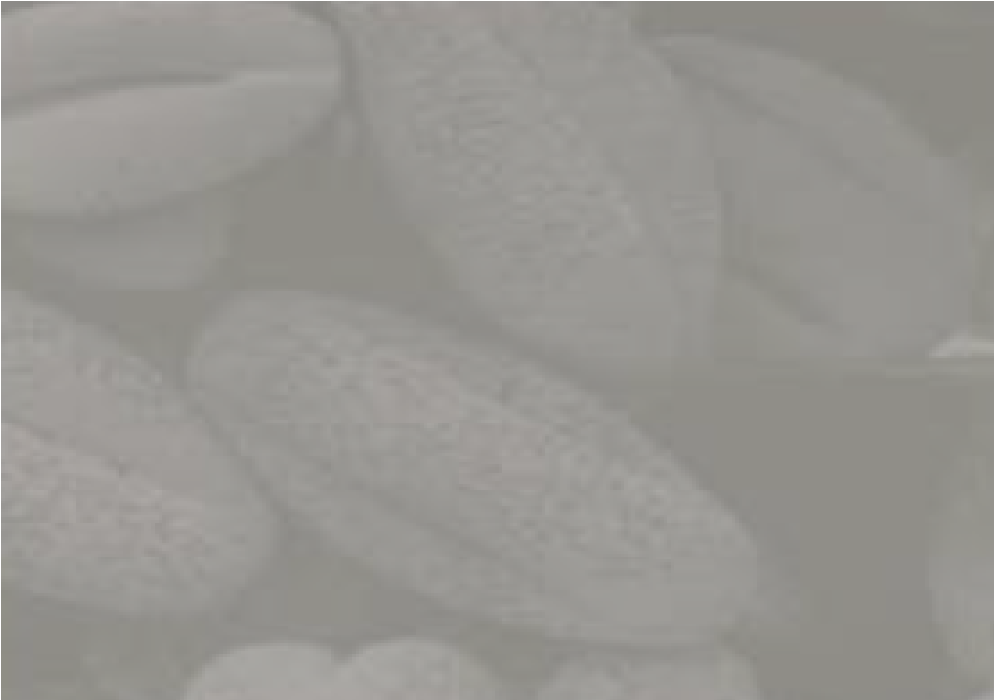
#> input picture rice.png, 994 x 700 px, found by its file name
$ jupyter execute Gamma_Correction.ipynb
#> lines starting #> are read from the running program, lines starting #| are printed output that depends on the picture
[cell 1]
import cv2
import numpy as np
import matplotlib.pyplot as plt

[cell 2]
address = 'E:\\University Semester\\8\\Foundation of Computer Vision\\Homeworks\\HW3 - Gamma Correction\\rice.png'

[cell 3]
gray_image = cv2.imread(address, cv2.IMREAD_GRAYSCALE)
#> gray_image: shape (700, 994); min 134, max 255, mean 149.5
gray_image.shape
#> Out = (700, 994)

[cell 4]
plt.figure(figsize=(8, 8))
plt.imshow(gray_image, cmap='gray', vmin=0, vmax=255)
plt.title('Grayscale Image')
plt.axis('off')

plt.show()

[cell 5]
def gamma_correction(image, gamma):
    corrected_image = np.power(image / 255.0, gamma) * 255
    corrected_image = np.clip(corrected_image, 0, 255).astype(np.uint8)
    return corrected_image

[cell 6]
gamma_values = [0.1, 0.2, 0.8, 1.5, 3, 5]

num_rows = len(gamma_values) // 2
if len(gamma_values) % 2 == 0:
    num_cols = 2
else:
    num_cols = 3


plt.figure(figsize=(16, 16))
for i, gamma in enumerate(gamma_values):
    gamma_corrected_image = gamma_correction(gray_image, gamma)
    plt.subplot(num_rows, num_cols, i + 1)
    plt.imshow(gamma_corrected_image, cmap='gray', aspect='auto', vmin=0, vmax=255)
    plt.title('Gamma: {}'.format(gamma))
    plt.axis('off')

plt.tight_layout()
plt.show()
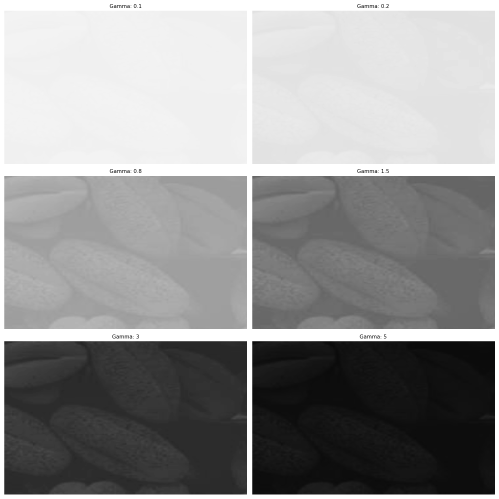
#> figure drawn by matplotlib, 6 panels

[cell 7]
plt.figure(figsize=(16, 16))

plt.subplot(1, 2, 1)
plt.imshow(gray_image, cmap='gray', vmin=0, vmax=255)
plt.title('Grayscale Image')
plt.axis('off')


gamma_corrected_image = gamma_correction(gray_image, 3)
#> in gamma_correction (call 7), `corrected_image = np.power(image / 255.0, gamma) * 255`:
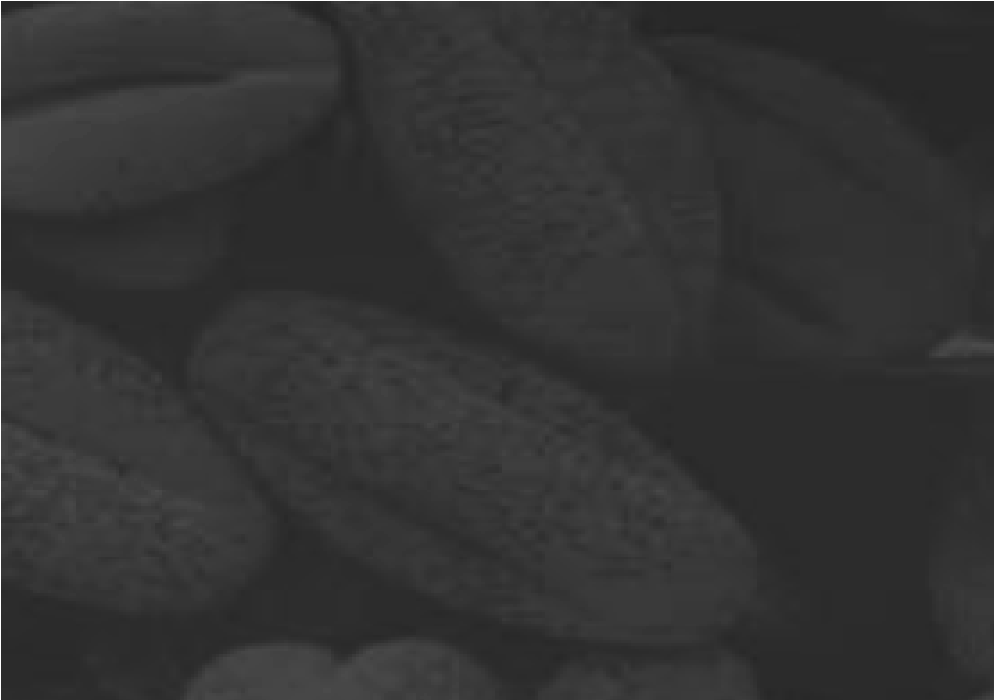
#> corrected_image: shape (700, 994) float64; min 37, max 255, mean 51.9
plt.subplot(1, 2, 2)
plt.imshow(gamma_corrected_image, cmap='gray', vmin=0, vmax=255)
plt.title('Gamma: 3')
plt.axis('off')

plt.show()

[cell 8]
histogram = np.zeros(256)
for i in range(gray_image.shape[0]):
    for j in range(gray_image.shape[1]):
        histogram[gray_image[i][j]] += 1

[cell 9]
plt.figure(figsize=(8, 6))
plt.bar(range(len(histogram)), histogram, color='black')
plt.title('Histogram of Input Image')
plt.xlabel('Pixel Value')
plt.ylabel('Frequency')
plt.show()
#> figure, not shown here; tallest bar 72912 high, from x = 141.6 to 142.4

[cell 10]
address_2 = 'E:\\University Semester\\8\\Foundation of Computer Vision\\Homeworks\\HW3 - Gamma Correction\\room.jpg'

[cell 11]
gray_image = cv2.imread(address_2, cv2.IMREAD_GRAYSCALE)
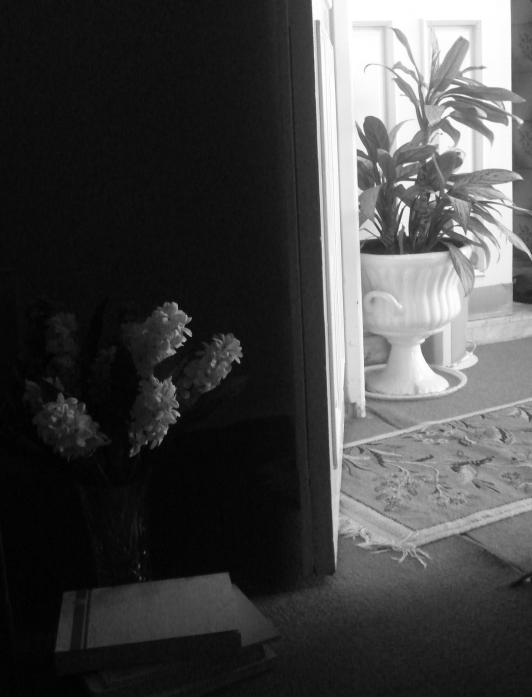
#> input picture room.jpg, 1063 x 1393 px, found by its file name (shown at 1/2 size)
#> gray_image is the input picture: shape (1393, 1063); min 0, max 255, mean 69.8
gray_image.shape
#> Out = (1393, 1063)

[cell 12]
plt.figure(figsize=(8, 8))
plt.imshow(gray_image, cmap='gray', vmin=0, vmax=255)
plt.title('Grayscale Image')
plt.axis('off')

plt.show()

[cell 13]
gamma_values = [0.1, 0.2, 0.8, 1.5, 3, 5]

num_rows = len(gamma_values) // 2
if len(gamma_values) % 2 == 0:
    num_cols = 2
else:
    num_cols = 3


plt.figure(figsize=(16, 24))
for i, gamma in enumerate(gamma_values):
    gamma_corrected_image = gamma_correction(gray_image, gamma)
    plt.subplot(num_rows, num_cols, i + 1)
    plt.imshow(gamma_corrected_image, cmap='gray', aspect='auto', vmin=0, vmax=255)
    plt.title('Gamma: {}'.format(gamma))
    plt.axis('off')
#> this loop made 6 passes
#> pass 1, in gamma_correction (call 8), `corrected_image = np.power(image / 255.0, gamma) * 255`:
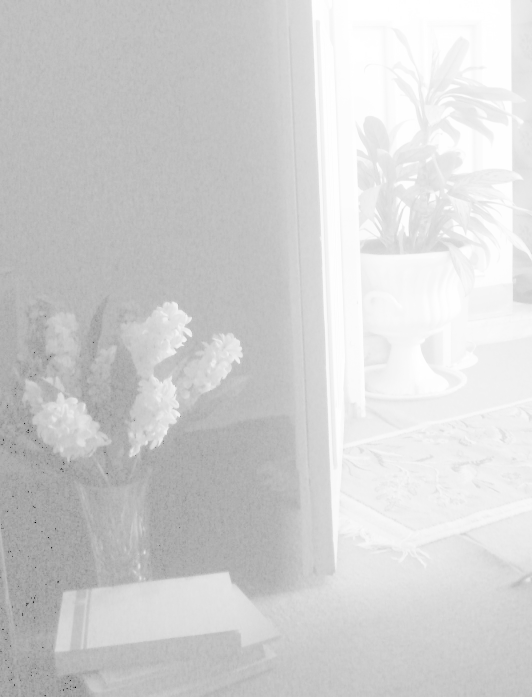
#> corrected_image: shape (1393, 1063) float64 (shown at 1/2 size); min 0, max 255, mean 209.8
#> pass 2, in gamma_correction (call 9), `corrected_image = np.power(image / 255.0, gamma) * 255`:
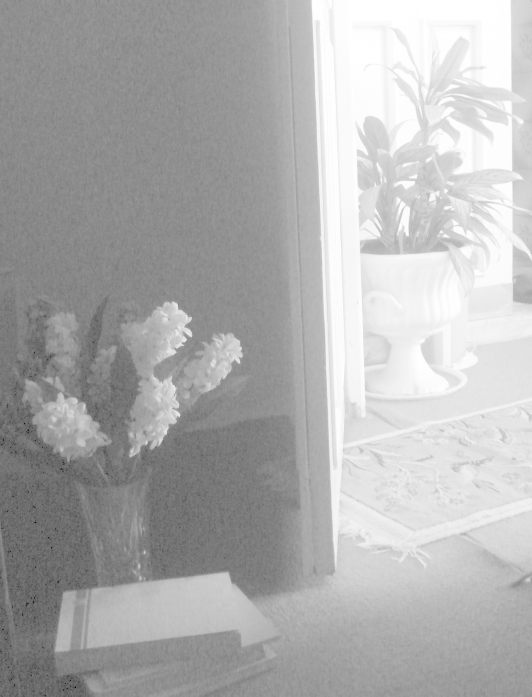
#> corrected_image: shape (1393, 1063) float64 (shown at 1/2 size); min 0, max 255, mean 175.5

plt.tight_layout()
plt.show()
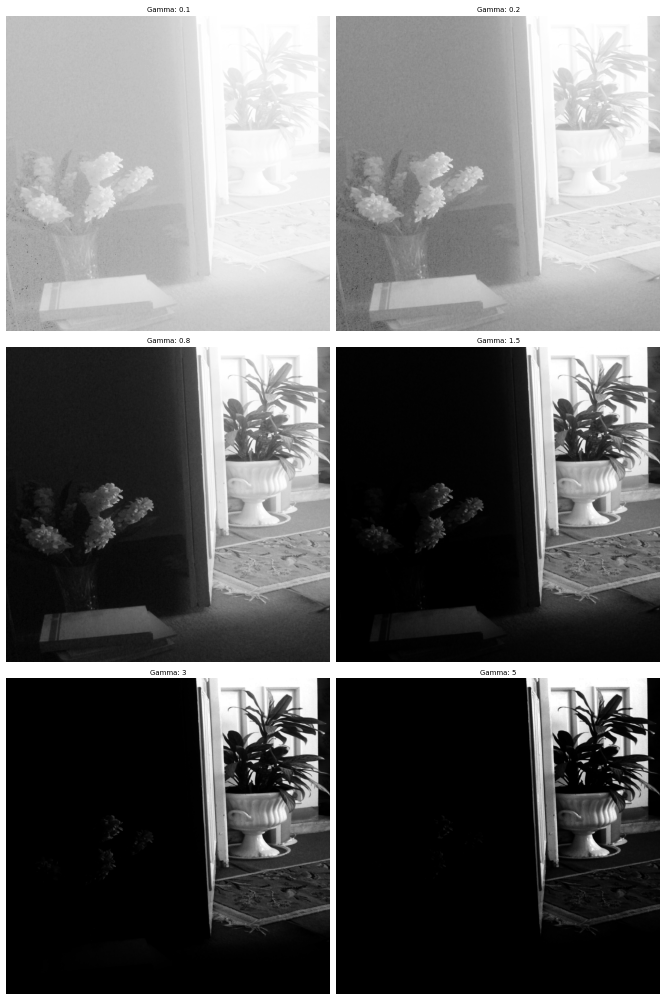
#> figure drawn by matplotlib, 6 panels

[cell 14]
histogram = np.zeros(256)
for i in range(gray_image.shape[0]):
    for j in range(gray_image.shape[1]):
        histogram[gray_image[i][j]] += 1

[cell 15]
plt.figure(figsize=(8, 6))
plt.bar(range(len(histogram)), histogram, color='black')
plt.title('Histogram of Input Image')
plt.xlabel('Pixel Value')
plt.ylabel('Frequency')
plt.show()
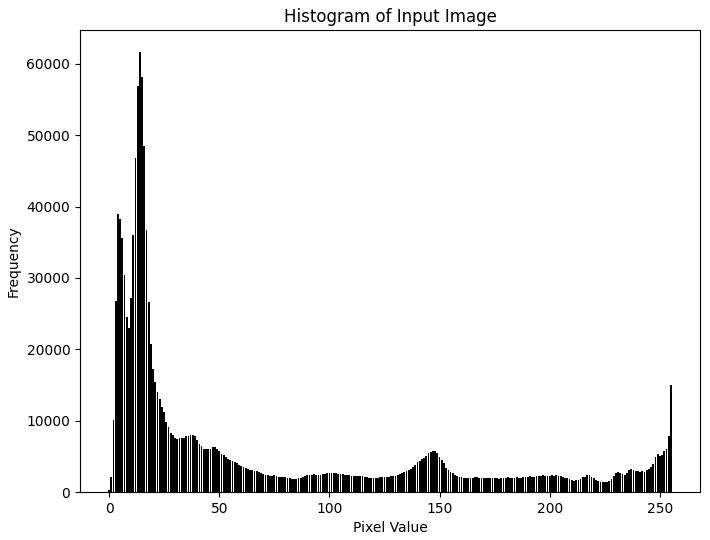
#> figure drawn by matplotlib, 1 panel; tallest bar 61678 high, from x = 13.6 to 14.4

[cell 16]
pixel_mappings = [
    (0, 50, 0, 80),
    (51, 125, 81, 124),
    (126, 150, 125, 175),
    (151, 225, 176, 199),
    (226, 255, 200, 255)
]

output_image = gray_image.copy()
for start_in, end_in, start_out, end_out in pixel_mappings:
    output_image = np.where((gray_image >= start_in) & (gray_image <= end_in),
                            ((gray_image - start_in) / (end_in - start_in)) * (end_out - start_out) + start_out,
                            output_image)
#> this loop made 5 passes
#> pass 1, `output_image = np.where((gray_image >= start_in) & (gray_image <= end_..`:
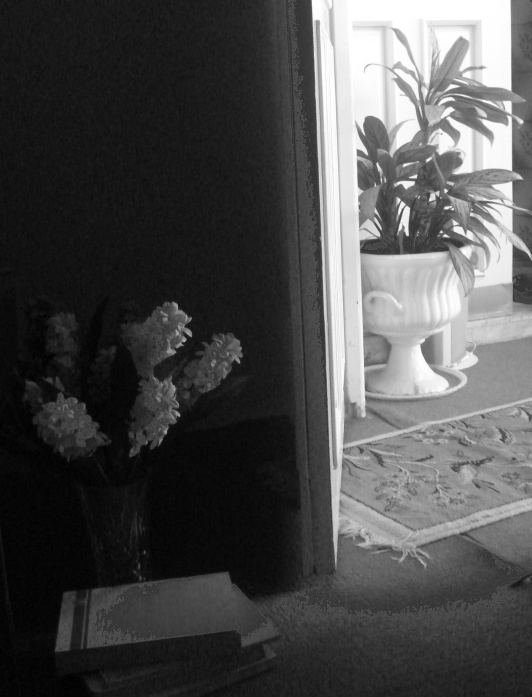
#> output_image: shape (1393, 1063) float64 (shown at 1/2 size); min 0, max 255, mean 76.2
#> after the loop:
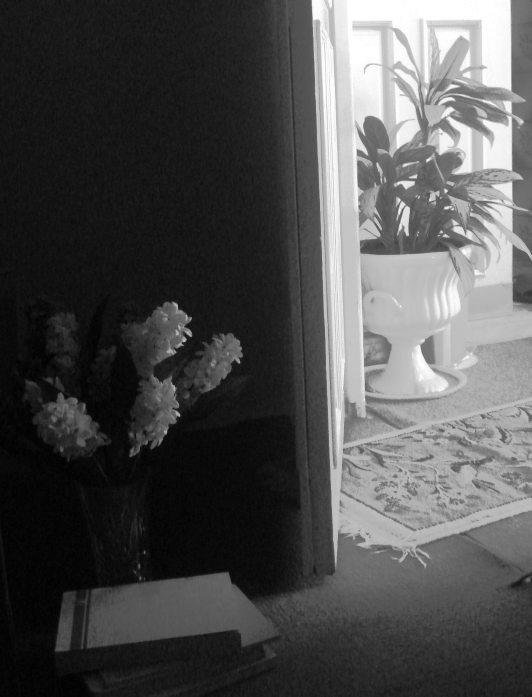
#> output_image: shape (1393, 1063) float64 (shown at 1/2 size); min 0, max 255, mean 78.7

output_image = np.uint8(output_image)

plt.figure(figsize=(20, 20))

plt.subplot(1, 2, 1)
plt.imshow(gray_image, cmap='gray', vmin=0, vmax=255)
plt.title('Input Image')
plt.axis('off')

plt.subplot(1, 2, 2)
plt.imshow(output_image, cmap='gray', vmin=0, vmax=255)
plt.title('Output Image')
plt.axis('off')

plt.show()

[cell 17]
# Define the pixel mappings
pixel_mappings = [
    (0, 50, 0, 80),
    (51, 125, 81, 124),
    (126, 150, 125, 175),
    (151, 225, 176, 199),
    (226, 255, 200, 255)
]

# Plot the pixel mappings
fig, ax = plt.subplots()

for mapping in pixel_mappings:
    x1, x2, y1, y2 = mapping
    ax.plot([x1, x2], [y1, y2], marker='o')

# Set labels and title
ax.set_xlabel('X')
ax.set_ylabel('Y')
ax.set_title('Pixel Mappings')

plt.grid(True)
plt.show()
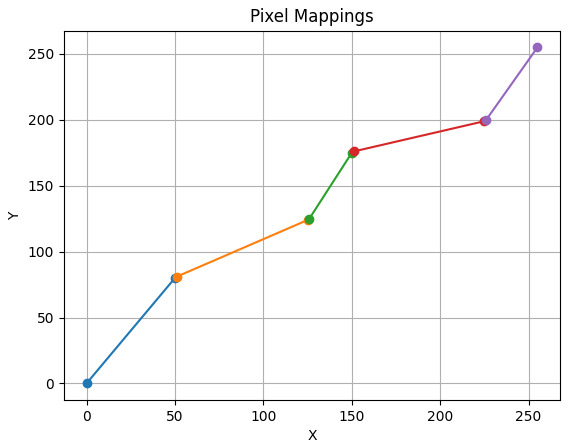
#> figure drawn by matplotlib, 1 panel
